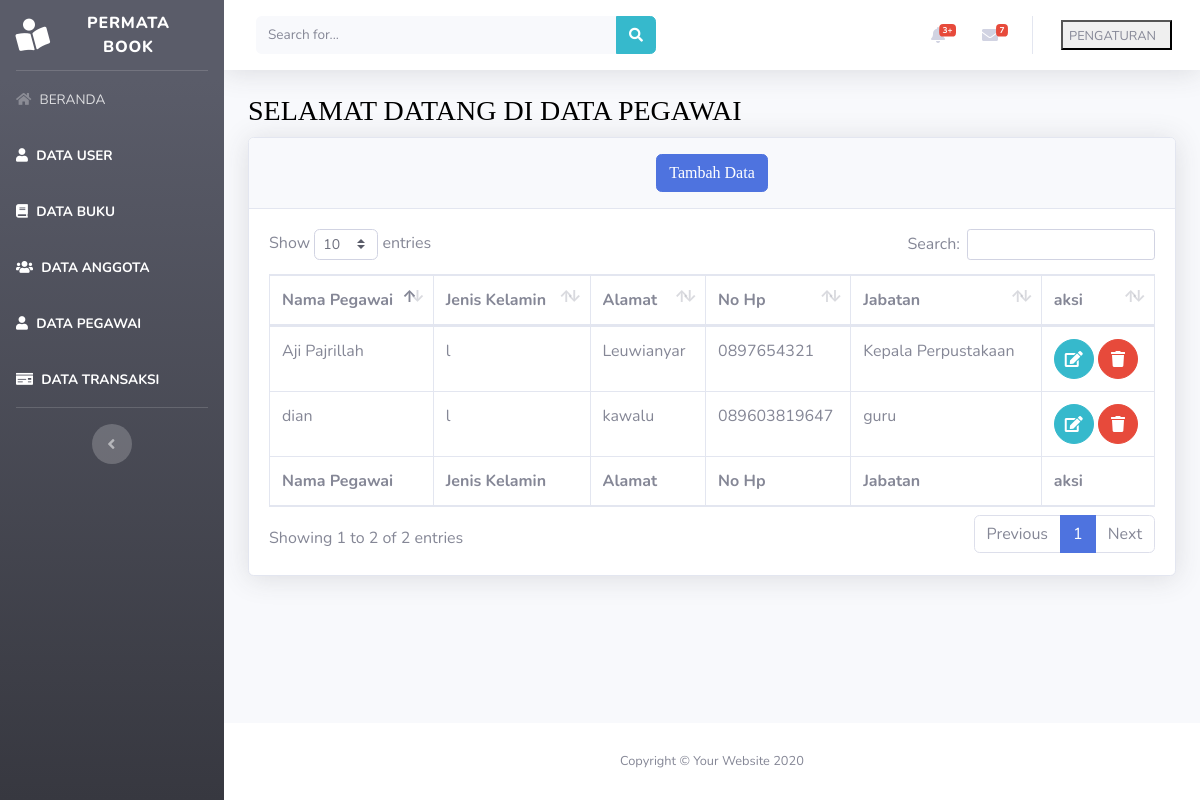
The page /beranda.php?page=pegawai on the database its author committed.
### tables this page shows
CREATE TABLE `tabel_pegawai` (
  `id_pegawai` int(5) NOT NULL,
  `nama_pegawai` varchar(50) NOT NULL,
  `jenis_kelamin` enum('l','p') NOT NULL,
  `alamat` text NOT NULL,
  `no_hp` varchar(20) NOT NULL,
  `jabatan` varchar(30) NOT NULL
);

### views/pegawai/pegawai.php (the view)
<div class="container-fluid">
    <h1 class="h3 mb-2 text-gray-800"><font color="black" face="fantasy">SELAMAT DATANG DI DATA PEGAWAI</font></h1>
    <div class="card shadow mb-4">
        <div class="card-header py-3" align="center">
            <a href="beranda.php?page=pegawai&aksi=add">
                <button class="btn btn-primary"><font color="white" face="fantasy">Tambah Data</font></button>
            </a>
        </div>
        <div class="card-body">
            <div class="table-responsive">
                <table class="table table-bordered" id="dataTable" width="100%" cellspacing="0">
                    <thead>
                        <tr>
                            <th>Nama Pegawai</th>
                            <th>Jenis Kelamin</th>
                            <th>Alamat</th>
                            <th>No Hp</th>
                            <th>Jabatan</th>
                            <th>aksi</th>
                        </tr>
                    </thead>
                    <tfoot>
                        <tr>
                            <th>Nama Pegawai</th>
                            <th>Jenis Kelamin</th>
                            <th>Alamat</th>
                            <th>No Hp</th>
                            <th>Jabatan</th>
                            <th>aksi</th>
                        </tr>
                    </tfoot>
                    <tbody>
                    <?php
                        $sql = "select * from tabel_pegawai";
                        $show = $database->query($sql);
                        foreach($show as $pegawai):
                    ?>
                        <tr>
                            <td><?php echo $pegawai['nama_pegawai']?></td>
                            <td><?php echo $pegawai['jenis_kelamin']?></td>
                            <td><?php echo $pegawai['alamat']?></td>
                            <td><?php echo $pegawai['no_hp']?></td>
                            <td><?php echo $pegawai['jabatan']?></td>
                            <td>
                               <a href="beranda.php?page=pegawai&aksi=edit&id=<?php echo $pegawai['id_pegawai']?>"
                                 class="btn btn-info btn-circle">
                                    <i class="fas fa-edit"></i>
                                    </a>
                                <a href="model/pegawai/prosesdeletepegawai.php?id=<?php echo $pegawai['id_pegawai']?>"
                                 class="btn btn-danger btn-circle">
                                    <i class="fas fa-trash"></i>
                                    </a>
                            </td>
                        </tr>
                        <?php endforeach; ?>
                    </tbody>
                </table>
            </div>
        </div>
    </div>
</div>

### rows shown on the page
tabel_pegawai: nama_pegawai "dian", jenis_kelamin "l", alamat "kawalu", no_hp "089603819647", jabatan "guru"
tabel_pegawai: nama_pegawai "Aji Pajrillah", jenis_kelamin "l", alamat "Leuwianyar", no_hp "0897654321", jabatan "Kepala Perpustakaan"
